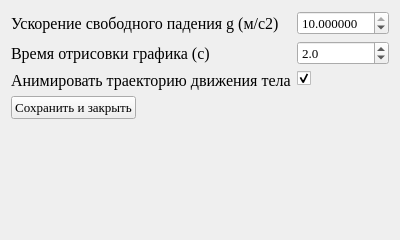
<?xml version="1.0" encoding="UTF-8"?>
<ui version="4.0">
 <class>Form</class>
 <widget class="QWidget" name="Form">
  <property name="geometry">
   <rect>
    <x>0</x>
    <y>0</y>
    <width>400</width>
    <height>240</height>
   </rect>
  </property>
  <property name="minimumSize">
   <size>
    <width>400</width>
    <height>240</height>
   </size>
  </property>
  <property name="windowTitle">
   <string>Настройки</string>
  </property>
  <layout class="QFormLayout" name="formLayout">
   <item row="0" column="0">
    <widget class="QLabel" name="label">
     <property name="font">
      <font>
       <family>Times New Roman</family>
       <pointsize>12</pointsize>
      </font>
     </property>
     <property name="text">
      <string>Ускорение свободного падения g (м/с2)</string>
     </property>
    </widget>
   </item>
   <item row="0" column="1">
    <widget class="QDoubleSpinBox" name="g_dsb">
     <property name="font">
      <font>
       <family>Times New Roman</family>
       <pointsize>10</pointsize>
      </font>
     </property>
     <property name="suffix">
      <string/>
     </property>
     <property name="decimals">
      <number>6</number>
     </property>
     <property name="minimum">
      <double>9.800000000000001</double>
     </property>
     <property name="maximum">
      <double>10.000000000000000</double>
     </property>
     <property name="singleStep">
      <double>0.010000000000000</double>
     </property>
     <property name="value">
      <double>10.000000000000000</double>
     </property>
    </widget>
   </item>
   <item row="2" column="0">
    <widget class="QLabel" name="label_2">
     <property name="font">
      <font>
       <family>Times New Roman</family>
       <pointsize>12</pointsize>
      </font>
     </property>
     <property name="text">
      <string>Анимировать траекторию движения тела</string>
     </property>
    </widget>
   </item>
   <item row="2" column="1">
    <widget class="QCheckBox" name="is_animated_chb">
     <property name="font">
      <font>
       <pointsize>8</pointsize>
      </font>
     </property>
     <property name="text">
      <string/>
     </property>
     <property name="checked">
      <bool>true</bool>
     </property>
    </widget>
   </item>
   <item row="1" column="0">
    <widget class="QLabel" name="label_3">
     <property name="font">
      <font>
       <family>Times New Roman</family>
       <pointsize>12</pointsize>
      </font>
     </property>
     <property name="text">
      <string>Время отрисовки графика (с)</string>
     </property>
    </widget>
   </item>
   <item row="1" column="1">
    <widget class="QDoubleSpinBox" name="graph_time_dsb">
     <property name="font">
      <font>
       <family>Times New Roman</family>
       <pointsize>10</pointsize>
      </font>
     </property>
     <property name="decimals">
      <number>1</number>
     </property>
     <property name="minimum">
      <double>1.000000000000000</double>
     </property>
     <property name="maximum">
      <double>10.000000000000000</double>
     </property>
     <property name="singleStep">
      <double>0.500000000000000</double>
     </property>
     <property name="value">
      <double>2.000000000000000</double>
     </property>
    </widget>
   </item>
   <item row="3" column="0">
    <widget class="QPushButton" name="save_btn">
     <property name="font">
      <font>
       <family>Times New Roman</family>
       <pointsize>10</pointsize>
      </font>
     </property>
     <property name="text">
      <string>Сохранить и закрыть</string>
     </property>
    </widget>
   </item>
  </layout>
 </widget>
 <resources/>
 <connections/>
</ui>
